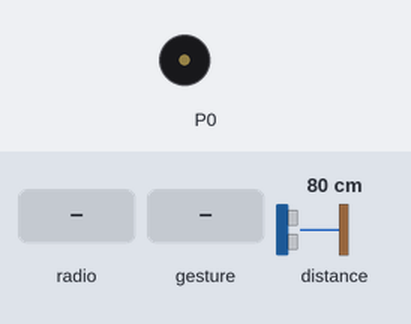
The program below on a simulated BBC micro:bit (MakeCode). Parts: buzzer (waves = sounding). The test bench sets the inputs (shaded band); at power-on: distance to the obstacle 80 cm. No radio messages arrive unless stated (any console line starting 'radio sent:' is added by the test bench); a tilt is held for 1.5 s and a shake lasts 1 s, then the board lies face up again; what the program prints to the serial console is not drawn.

Above: at 1.2 s.
1.3 s: radio message "SeZ aan" arrives
At 1.7 s:
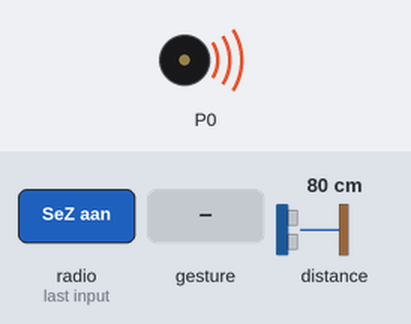
4.3 s: distance to the obstacle set to 2 cm
7.3 s: gesture 'shake'
Timing chart, 0 to 16.3 s (numbered marks = the images above; inputs shaded):
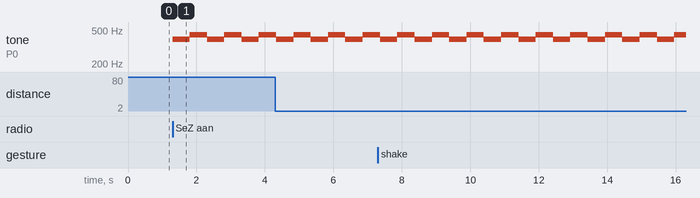

The program:

main.ts
```typescript
input.onGesture(Gesture.Shake, function () {
    radio.sendString("gestolen")
})
radio.onReceivedString(function (receivedString) {
    if (receivedString == "licht aan") {
        maqueen.writeLED(maqueen.LED.LEDLeft, maqueen.LEDswitch.turnOn)
        maqueen.writeLED(maqueen.LED.LEDRight, maqueen.LEDswitch.turnOn)
    } else if (receivedString == "licht uit") {
        maqueen.writeLED(maqueen.LED.LEDLeft, maqueen.LEDswitch.turnOff)
        maqueen.writeLED(maqueen.LED.LEDRight, maqueen.LEDswitch.turnOff)
    } else if (receivedString == "gevarenlicht aan") {
        achtergrondtaak = 1
    } else if (receivedString == "KL aan") {
        achtergrondtaak = 2
        maqueen.writeLED(maqueen.LED.LEDRight, maqueen.LEDswitch.turnOff)
    } else if (receivedString == "KR aan") {
        achtergrondtaak = 3
        maqueen.writeLED(maqueen.LED.LEDLeft, maqueen.LEDswitch.turnOff)
    } else if (receivedString == "SeZ aan") {
        achtergrondtaak = 4
        music.play(music.stringPlayable("G A G A G A G A ", 120), music.PlaybackMode.LoopingInBackground)
    } else if (receivedString == "OZ aan") {
        achtergrondtaak = 5
    }
})
let achtergrondtaak = 0
achtergrondtaak = 0
radio.setTransmitPower(7)
let strip = neopixel.create(DigitalPin.P15, 4, NeoPixelMode.RGB)
radio.setGroup(1)
basic.forever(function () {
    if (maqueen.Ultrasonic(PingUnit.Centimeters) < 5) {
        radio.sendString("botsing")
    }
})
basic.forever(function () {
    strip.setPixelColor(0, neopixel.colors(NeoPixelColors.Red))
})
control.inBackground(function () {
    while (achtergrondtaak == 1) {
        maqueen.writeLED(maqueen.LED.LEDRight, maqueen.LEDswitch.turnOn)
        maqueen.writeLED(maqueen.LED.LEDLeft, maqueen.LEDswitch.turnOn)
        basic.pause(250)
        maqueen.writeLED(maqueen.LED.LEDLeft, maqueen.LEDswitch.turnOff)
        maqueen.writeLED(maqueen.LED.LEDRight, maqueen.LEDswitch.turnOff)
        basic.pause(250)
    }
})
```

test.ts
```typescript
// tests gaan hier; deze zal niet worden gecompileerd wanneer dit pakket wordt gebruikt als extensie.
```

Measured:
- after the input at 1.3 s, tone on P0: alternates 440 Hz for 0.51 s and 392 Hz for 0.51 s, starting at once
